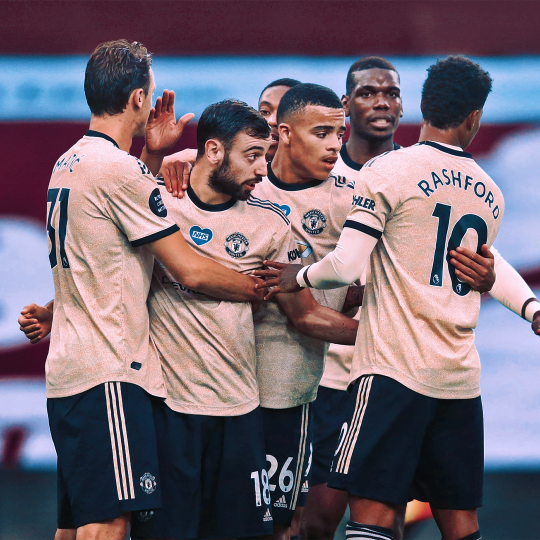
#> input picture Media/Man_United.jpeg, 1080 x 1080 px, found by its file name (shown at 1/2 size)
$ python resizing.py
#> lines starting #> are read from the running program, lines starting #| are printed output that depends on the picture
""" Image Resizing

- cv2.INTER_AREA: This is used when we need to shrink an image.
- cv2.INTER_CUBIC: This is slow but more efficient.
- cv2.INTER_LINEAR: This is primarily used when zooming is required. This is the default interpolation technique in OpenCV.

https://www.geeksforgeeks.org/image-resizing-using-opencv-python/
"""

import cv2
import numpy as np
from matplotlib import pyplot as plt

img = cv2.imread('./Media/Man_United.jpeg')
#> img is the input picture: shape (1080, 1080, 3); mean B, G, R 114.6, 103.5, 117.4

if img is not None:
    interpolation_area = cv2.resize(img,
                               (480, 480),
                               interpolation = cv2.INTER_AREA)
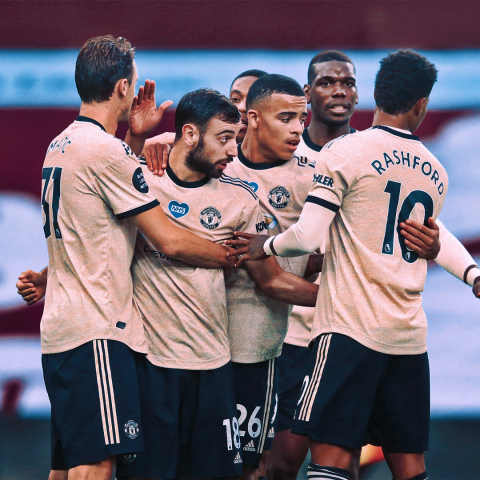
#> interpolation_area: shape (480, 480, 3); mean B, G, R 114.6, 103.5, 117.4

    interpolation_nearest = cv2.resize(img,
                               (480, 480),
                               interpolation=cv2.INTER_NEAREST)
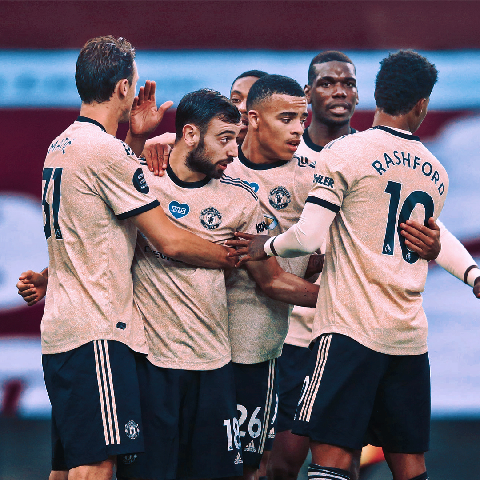
#> interpolation_nearest: shape (480, 480, 3); mean B, G, R 114.6, 103.4, 117.4

    bigger = cv2.resize(img,
                        (2048, 2048))
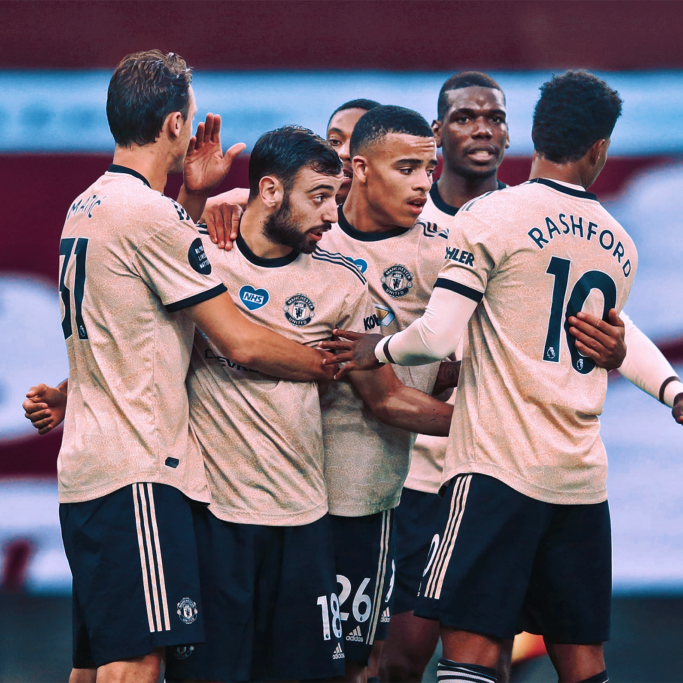
#> bigger: shape (2048, 2048, 3) (shown at 1/3 size); mean B, G, R 114.5, 103.3, 117.3
    titles = ['Original', 'INTER_AREA', "INTER_NEAREST", "bigger"]
    images = [img, interpolation_area, interpolation_nearest, bigger]
    count = 4

    for i in range(count):
        plt.subplot(2, 2, i+1)
        plt.title(titles[i])
        plt.imshow(images[i])
    plt.show()
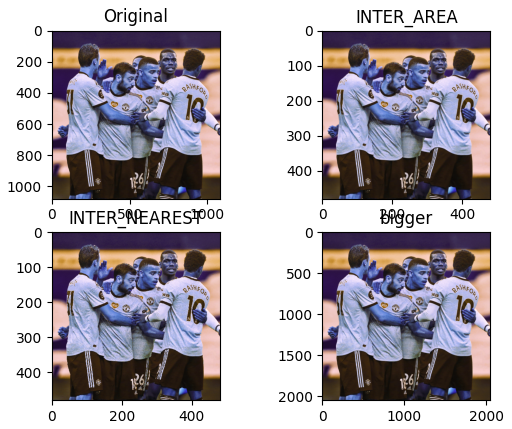
#> figure drawn by matplotlib, 4 panels; B, G, R data is drawn as R, G, B
else:
    print("Check the file path again.")

$ run again, with Media/apple.jpeg copied over Media/Man_United.jpeg
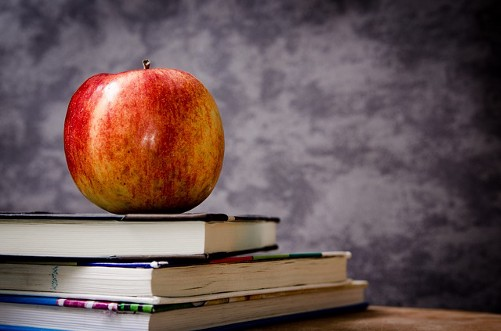
#> input picture Media/apple.jpeg, 501 x 331 px, found by its file name
#> img is the input picture: shape (331, 501, 3); mean B, G, R 86, 86.8, 108
#> `interpolation_area = cv2.resize(img, (480, 480), interpolation = cv2.I..`:
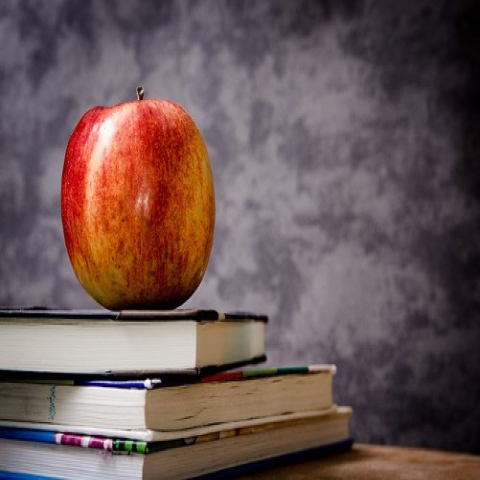
#> interpolation_area: shape (480, 480, 3); mean B, G, R 85.9, 86.8, 107.9
#> `plt.show()`:
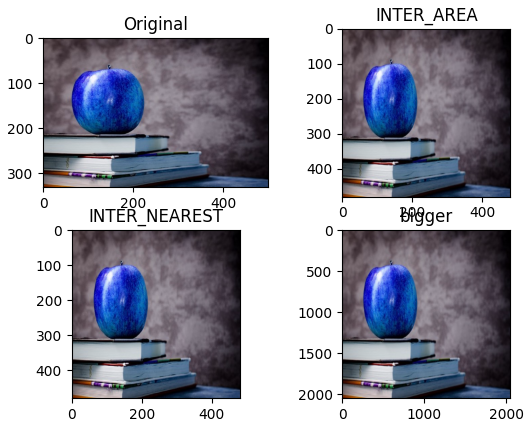
#> figure drawn by matplotlib, 4 panels; B, G, R data is drawn as R, G, B
